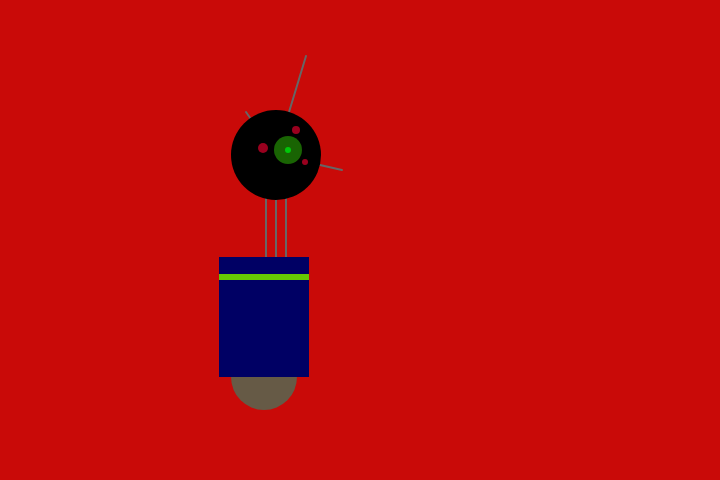
Frame 1 (no input)
Frame 60 (no input): identical to frame 1, image omitted
Frame 120 (the mouse pressed at the canvas centre since frame 60): identical to frame 1, image omitted

The p5.js sketch that drew this single still picture (run headless with seeded random() and noise() and a simulated clock; from frame 60 on, the mouse is pressed at the canvas centre):

// p5.js sketch
// ── sketch.js
function setup() {
    createCanvas(720, 480);
    strokeWeight(2);
    ellipseMode(RADIUS);
   }
   function draw() {
    background(201,10,8);
    // Neck
    stroke(102); // Set stroke to gray
    line(266, 257, 266, 162); // Left
    line(276, 257, 276, 162); // Middle
    line(286, 257, 286, 162); // Right
    // Antennae
    line(276, 155, 246, 112); // Small
    line(276, 155, 306, 56); // Tall
    line(276, 155, 342, 170); // Medium
    // Body
    noStroke(); // Disable stroke
    fill(102,90,70); // Set fill to gray
    ellipse(264, 377, 33, 33); // Antigravity orb
    fill(0,0,100); 
    rect(219, 257, 90, 120); // Main body
    fill(102,200,3); 
    rect(219, 274, 90, 6); 
    // Head
    fill(0); 
    ellipse(276, 155, 45, 45); // Head
    fill(25,100,3); 
    ellipse(288, 150, 14, 14); // Large eye
    fill(00,200,10); // Set fill to black
    ellipse(288, 150, 3, 3); // Pupil
    fill(153,0,30); // Set fill to light gray
    ellipse(263, 148, 5, 5); // Small eye 1
    ellipse(296, 130, 4, 4); // Small eye 2
    ellipse(305, 162, 3, 3); // Small eye 3
   }
